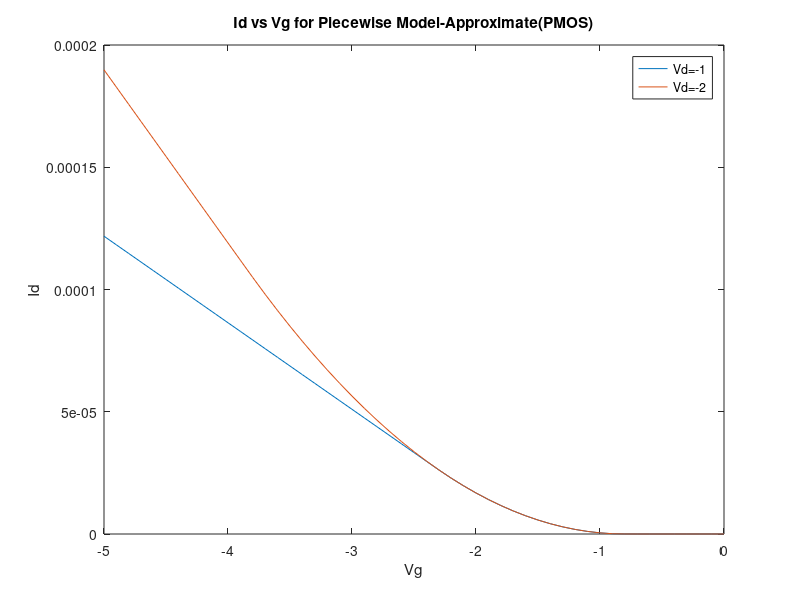

Write MATLAB code to recreate this figure.
q=1.6e-19;
eps_0=8.85e-12;
kT=26e-3*q;
Vt=26e-3;

% semiconductor
Nsub=3.5e17*1e6;
k_si=12;
ni=1.5e10*1e6;      
Eg=1.1*q;
eps_si=k_si*eps_0;
chi_si=4.05*q;
Na=abs(Nsub);
W=1e-6;
L=1e-6;
muf=100e-4;

% oxide
tox=10e-9;           % oxide thickness
k_ox=4; 
eps_ox=k_ox*eps_0; 
Cox=eps_ox/tox;

phi_m=chi_si/q+Eg/q;
phi_b=-sign(Nsub)*kT/q*log(abs(Nsub)/ni);
phi_s= chi_si/q + Eg/(2*q) + phi_b;
Vfb= phi_m - phi_s;     

% Pao-Sah solution at a Id = f_ps(Vg,Vd)


Vg=-5:0.1:0;
Vd=[-1 -2];


w=sqrt(2*eps_si*2*abs(phi_b)/(q*Na));
Cd=eps_si/w;
m=1+Cd/Cox;

% Vd=-5:0.001:0;
% Vg=-5:1:-1;


Vth=-0.8;
Vth=abs(Vth);


for j=1:length(Vd)
for i=1:length(Vg)
    if abs(Vg(i))>Vth 
    if abs(Vd(j))<(abs(Vg(i))-Vth)/m
        Id(i,j)=muf*Cox*(W/L)*((abs(Vg(i))-Vth-(m*abs(Vd(j)))/2).*abs(Vd(j)));
    else
        Id(i,j)= muf*Cox*(W/L)*(abs(Vg(i))-Vth)^2 / (2*m);
        
    end
    else
        Id(i,j)=muf*Cox*(W/L)*(m-1)*(Vt^2)*exp((abs(Vg(i))-Vth)/(m*Vt))*(1-exp(-abs(Vd(j))/Vt));
    end
end
end

 
 
%Vg,Vd format
 figure(1);
 
  



plot(Vg,Id(:,1))
hold on
plot(Vg,Id(:,2))
hold on

% plot(Vd,Id(5,:))
%  hold on 
%  plot(Vd,Id(4,:))
%  hold on 
%  plot(Vd,Id(3,:))
%  hold on
%  plot(Vd,Id(2,:))
%  hold on
%  plot(Vd,Id(1,:))
 
 xlabel('Vg');
 ylabel('Id');
title ('Id vs Vg for Piecewise Model-Approximate(PMOS)')
%legend('Vg=-1','Vg=-2','Vg=-3','Vg=-4','Vg=-5')
legend('Vd=-1','Vd=-2')



 
 
 
 
 
 